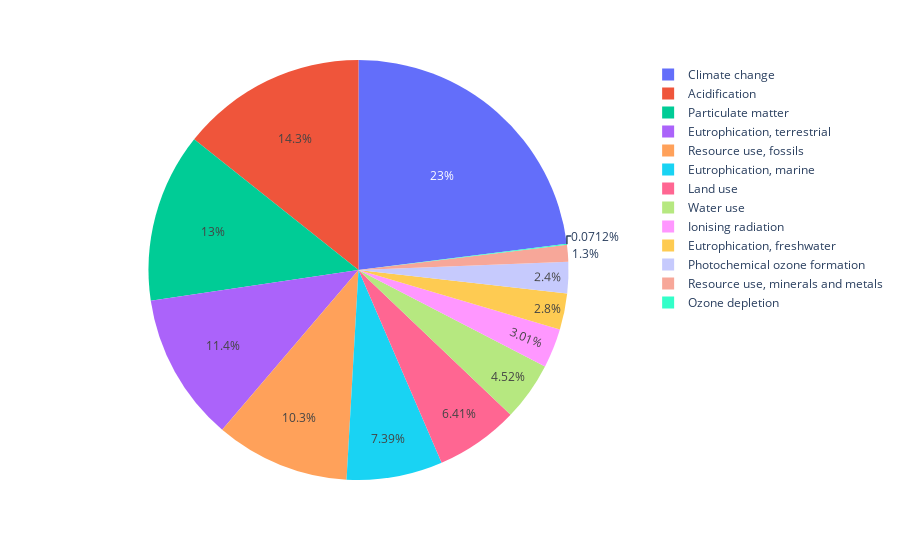

This figure's notebook cell:
### Code cell
#same chart with plotly library 

fig = px.pie(nonzero, values='normalized_and_weighted_result_%', names = 'name')
fig.show()

### Figure 1 — Plotly figure (JSON) as saved in the notebook; plotly's stock layout.template omitted (floating-point values rounded to 4 significant figures)
{"data": [{"domain": {"x": [0, 1], "y": [0, 1]}, "hovertemplate": "name=%{label}<br>normalized_and_weighted_result_%=%{value}<extra></extra>", "labels": ["Resource use, fossils", "Eutrophication, marine", "Eutrophication, freshwater", "Climate change", "Ionising radiation", "Photochemical ozone formation", "Resource use, minerals and metals", "Ozone depletion", "Water use", "Eutrophication, terrestrial", "Particulate matter", "Land use", "Acidification"], "legendgroup": "", "name": "", "showlegend": true, "type": "pie", "values": [10.34, 7.386, 2.805, 23.0, 3.01, 2.403, 1.299, 0.07118, 4.52, 11.41, 13.04, 6.411, 14.31]}], "layout": {"legend": {"tracegroupgap": 0}, "margin": {"t": 60}}}
